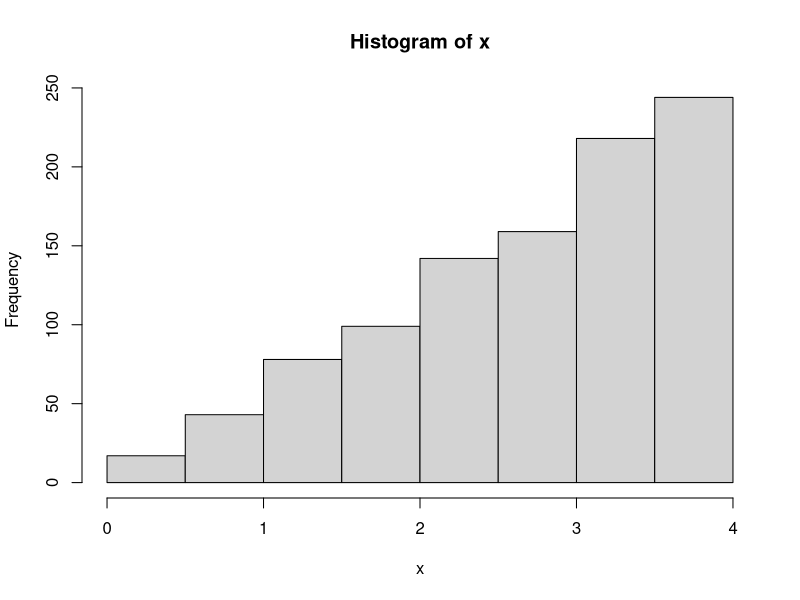
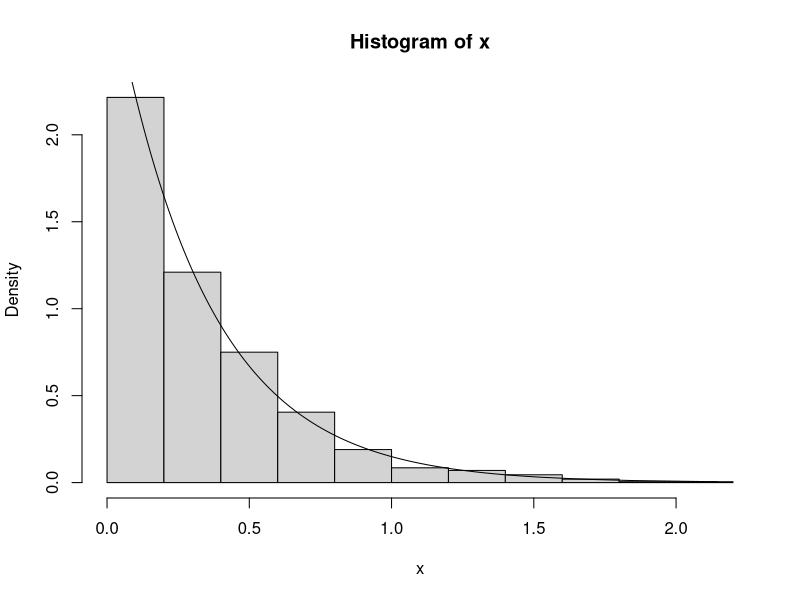
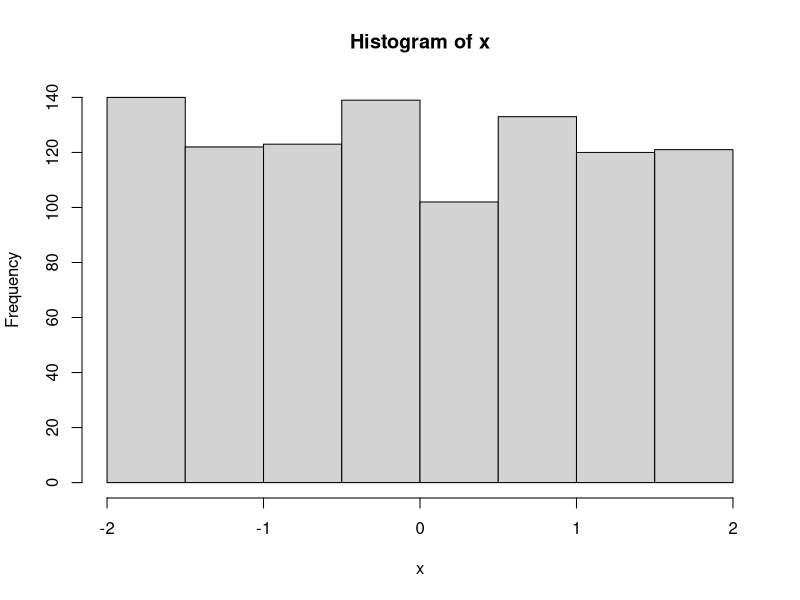
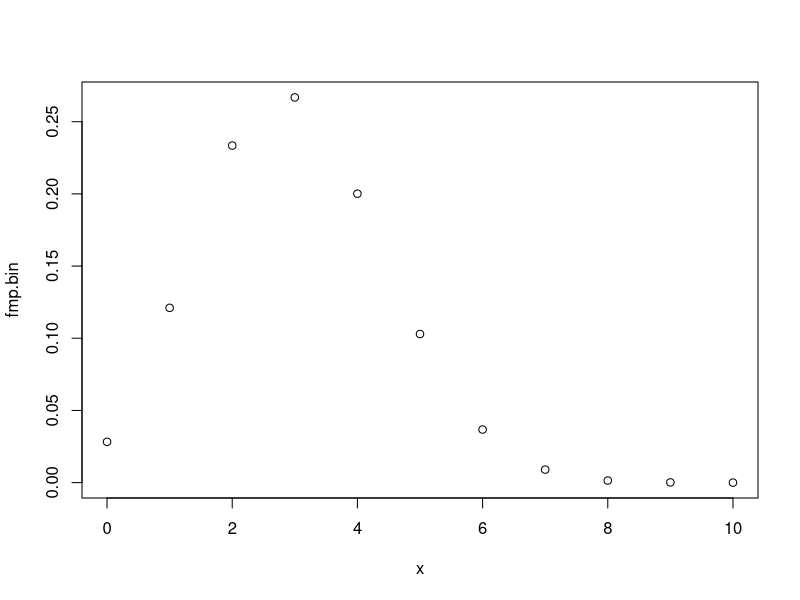
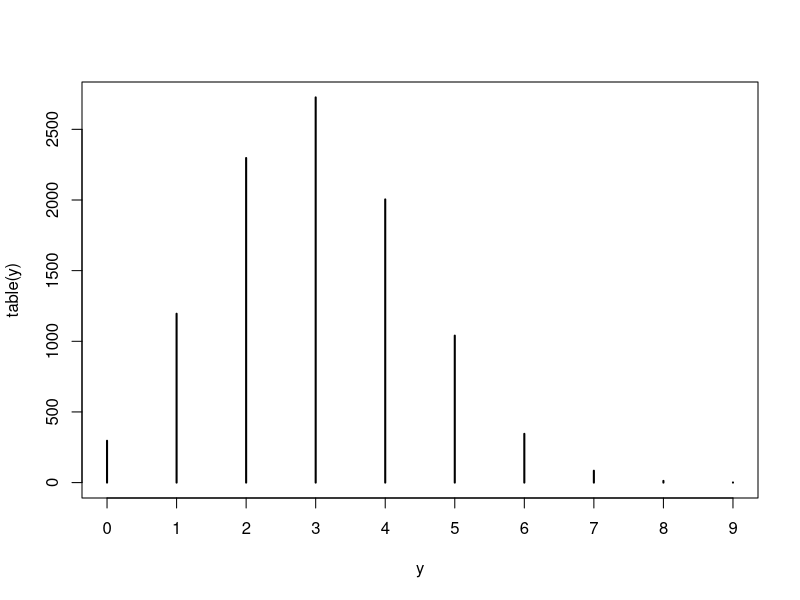
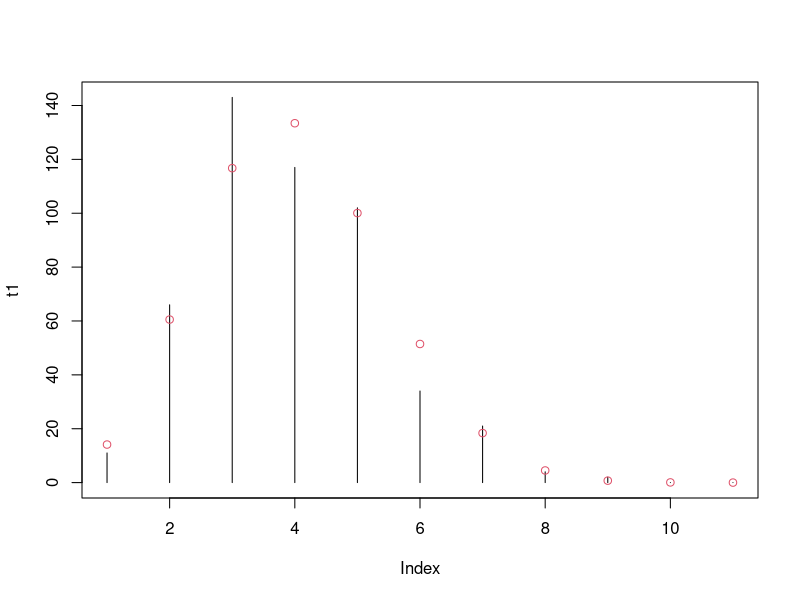
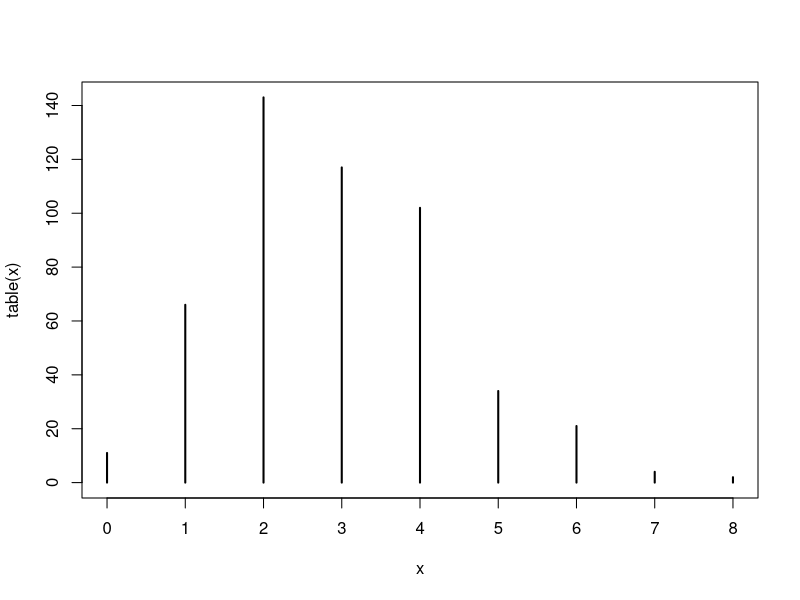

Write the R code that produced these figures, in order.
## Transformação integral de probabilidade
### Exercício 1: 

n = 1000
u = runif(n)

#Inversa de f(x) = 1/8x
x = 4*sqrt(u)

# FDA a partir da integral de f(x)
F=function(x){  ### OK pois todos os valores estão entre 0 e 4.
  y=x^2/16
}

ks.test(x,F)
hist(x)

### Exercício 2: 

n = 1000
u = runif(n)
la = 3
#inversa
x = -log(u)/la #u tem distribuicao Uniforme e 1-u tambem, por isso esse e o do caderno dao certo
ks.test(x,"pexp",rate=la)
hist(x, probability = T)
lines(sort(x),dexp(sort(x),rate=la))


# Exercicio adicional
u = runif(1000)
x = 4*u-2
hist(x)

ks.test(x, "punif")

### Exercicio 3

p.bin = function(x,n,p){
  choose(n,x)*(p^x)*(1-p)^(n-x)
} 
###
n = 10
p = 0.3
x = 0:n
fmp.bin = p.bin(x,n,p)
plot(x, fmp.bin)
probs = cumsum(fmp.bin)
ns = 10000
y = rep(0,ns)
for(i in 1:ns){
  u = runif(1)  
  pos = sum(u > probs) + 1 #vetor de probs dizendo se eh maior que o P. +1 pra ficar no intervalo certo
  y[i] = x[pos]
}

plot(table(y))
mean(y)


### Exercício 4

p.pois = function(x,la){
  fmp = (exp(-la)*la^x)/factorial(x)
  fmp
}

limsup = 0.999985
cc = 0
z = 0 
la = 3
probs.aux = NULL

while(cc <= limsup){
  probs.aux = c(probs.aux,p.pois(z,la))
  cc = sum(probs.aux)
  z = z+1
}

probs.cum = cumsum(probs.aux)
probs.poisson = probs.cum[probs.cum <= limsup]  


### Opção 1: considera o que passou do limite como o ultimo
gna.disc2 = function(x,prob.fmp,n){
  y = rep(0,n)
  probs = cumsum(prob.fmp)
  
  for(i in 1:n){
    u = runif(1)  
    pos = min(c(sum(u > probs) + 1), length(x))  
    y[i] = x[pos]
  }
  y
}


### Opção 2: se cai fora do limite, repete a operacao
#isto acaba gerando um sequencia de numeros diferentes, mesmo com a semente, 
#pois estamos 'saindo da ordem'

gna.disc3 = function(x,prob.fmp,n){
  y = rep(0,n)
  probs = cumsum(prob.fmp)
  i = 0
  while(i < n){
    u = runif(1)  
    pos = sum(u > probs) + 1
    if(pos <= length(x)){
      i = i+1
      y[i] = x[pos]
    }
  }
  y
}

## Comparando as opções

z = 0:length(probs.poisson)
ns = 1000
la = 3

set.seed(10)
x1 = gna.disc2(z,p.pois(z,la),ns)
set.seed(10)
x2 = gna.disc3(z,p.pois(z,la),ns)
set.seed(10)
x3 = rpois(ns,la)

sum(x1 == x3) 
sum(x2 == x3)
# fica igual pois aquela ultima prob eh tao pequena que em 1000 repeticoes nao aconteceu



#######################  Distribuição Biomial e teste de aderencia

n = 10
v.assumidos = 0:n
p = 0.3

probs.bin = dbinom(v.assumidos,size=n,prob = p)

# para ns=500 esperamos a seguinte frequencia
ns = 500
probs.bin*ns


## Função que faz a contagem
conta = function(v.assum,x){
  z = v.assum
  nz = length(z)
  res = rep(0,nz)
  names(res) = paste(z)
  for(i in 1:nz){
    res[i] = sum(x==z[i])  
  }
  return(res)
}


## Comparando com esperado e table
v.assum = 0:10
n = 10
p = 0.3
ns = 500
fmp.bin = p.bin(x,n,p)
x = gna.disc3(v.assum,fmp.bin,ns)

t1 = conta(v.assum,x); t1
t2 = table(x); t2

plot(t1,type="h")
points(fmp.bin*ns,col=2)

plot(table(x))


# Definindo funcao que faz teste
aderencia = function(freq.obs,freq.esp){
  k = length(freq.obs)
  est.teste = sum(((freq.obs-freq.esp)^2)/freq.esp)
  valor.p = pchisq(q=est.teste,df=(k-1),lower.tail=F)
  list("Estatistica.teste"= est.teste,"valor.p"=valor.p)
}


# faz teste p rbinom
set.seed(1234)
ns = 300
n = 10
p = 0.3
x.ver = 0:n
x.a = rbinom(ns,n,p)

freq.e = p.bin(x.ver,n,p)*ns
freq.o = conta(x.ver,x.a)

aderencia(freq.o,freq.e)
